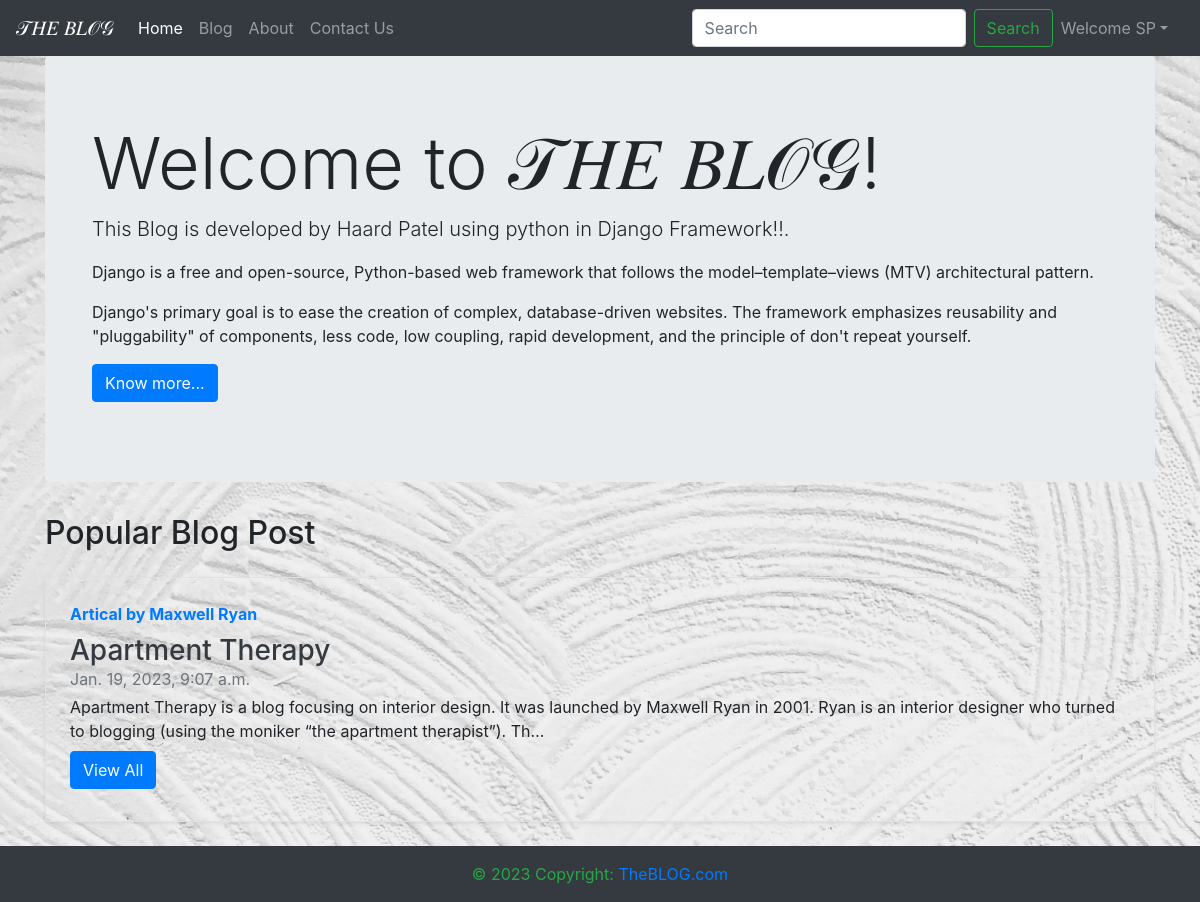
Screenshot of / (signed in) with the database file from the repository.
### blogApp/models.py (models this page shows, shortened)
class Post(models.Model):
    sno = models.AutoField(primary_key=True)
    title = models.CharField(max_length=255)
    author = models.CharField(max_length=14)
    views= models.IntegerField(default=0)
    slug = models.CharField(max_length=130)
    timeStamp = models.DateTimeField(blank=True)
    content = models.TextField()

### home/views.py (the view)
# urls.py: 2. Add a URL to urlpatterns:  path('', views.home, name='home')
def home(request):
    popularPosts = Post.objects.all()[:1].get()
    context = {'popularPosts': popularPosts}
    return render(request, 'home/home.html', context)

### templates/home/home.html (shortened to what this page needs)
{% extends 'base.html' %}
{% block homeactive %} active {% endblock homeactive %}
{% block body %}
<div class="container">
    <div class="jumbotron">
        <div class="container">
            <h3 class="display-3">Welcome to 𝒯𝐻𝐸 𝐵𝐿𝒪𝒢!</h3>
                <p class="lead">This Blog is developed by Haard Patel using python in Django Framework!!.</p>
                <p>Django is a free and open-source, Python-based web framework that follows the model–template–views (MTV) architectural pattern.</p>
                <p> Django's primary goal is to ease the creation of complex, database-driven websites. The framework emphasizes reusability and "pluggability" of components, less code, low coupling, rapid development, and the principle of don't repeat yourself.</p>
                <p> <button class="btn btn-primary" type="button" data-toggle="collapse" data-target="#collapseExample" aria-expanded="false" aria-controls="collapseExample">Know more...</button></p>
        </div>
    </div>
</div>
<div class="container">
    <h2>Popular Blog Post</h2>
    <div class="row no-gutters border rounded overflow-hidden flex-md-row mb-4 shadow-sm h-md-250 my-4 position-relative ">
        <div class="col p-4 d-flex flex-column position-static">
            <strong class="d-inline-block mb-2 text-primary">Artical by {{popularPosts.author}}</strong>
            <h3 class="mb-0"> <a class="text-dark" href="/blog"> {{popularPosts.title}} </a> </h3>
            <div class="mb-1 text-muted">{{popularPosts.timeStamp}}</div>
            <p class="card-text mb-auto"> {{popularPosts.content| truncatechars:200}} </p>
            <div class="my-2">
                <a href="/blog" role="button" class="btn btn-primary">View All</a>
            </div>
        </div>
    </div>
</div>
{% endblock body %}

### templates/base.html (shortened to what this page needs)
<!doctype html>
<html lang="en">
<head>
    <link rel="stylesheet" href="https://stackpath.bootstrapcdn.com/bootstrap/4.2.1/css/bootstrap.min.css"
>
</head>
<body>
    <nav class="navbar navbar-expand-lg sticky-top navbar-dark bg-dark">
        <a class="navbar-brand" href="/">𝒯𝐻𝐸 𝐵𝐿𝒪𝒢</a>
        <div class="collapse navbar-collapse" id="navbarSupportedContent">
            <ul class="navbar-nav mr-auto">
                <li class="nav-item {% block homeactive %} {% endblock homeactive %}">
                    <a class="nav-link" href="/">Home <span class="sr-only">(current)</span></a>
                </li>
                <li class="nav-item {% block blogactive %} {% endblock blogactive %}">
                    <a class="nav-link" href="/blog">Blog</a>
                </li>
                <li class="nav-item {% block aboutactive %} {% endblock aboutactive %}">
                    <a class="nav-link" href="/about">About</a>
                </li>
                <li class="nav-item {% block contactactive %} {% endblock contactactive %}">
                    <a class="nav-link" href="/contact">Contact Us</a>
                </li>
            </ul>
            <form method='get' action='/search' class="form-inline my-2 my-lg-0">
                <input class="form-control mr-sm-2" type="search" placeholder="Search" aria-label="Search" name="query"
                    id="query">
                <button class="btn btn-outline-success my-2 my-sm-0" type="submit">Search</button>
            </form>
            {% if user.is_authenticated %}
            <ul class="navbar-nav mr-2">
                <li class="nav-item dropdown">
                    <a class="nav-link dropdown-toggle" href='#' id="navbarDropdown" role="button"
                        data-toggle="dropdown"> Welcome {{request.user}}</a>
                </li>
            </ul>
            {% endif %}
        </div>
    </nav>
    <div class="bg-image" style="background-image: url('/static/img/pexels-henry-&-co-1939485.jpg') ;
                                background-size: 100%;
                                background-repeat: no-repeat;
                                background-attachment: fixed;">
        {% block body %} {% endblock body %}
    <footer class="page-footer font-small bg-dark">
        <div class="footer-copyright text-center py-3 text-success">© 2023 Copyright:
            <a href="/"> TheBLOG.com</a>
        </div>
    </footer>
    </div>
</body>
</html>

### rows the page displays
Post: author "Maxwell Ryan", title "Apartment Therapy", timeStamp "Jan. 19, 2023, 9:07 a.m.", content "Apartment Therapy is a blog focusing on interior design. It was launched by Maxwell Ryan in 2001. Ryan is an interior designer who turned to blogging (using the moniker “the apartment therapist”). Th…"

### other values shown
{{ request.user }} "SP"
